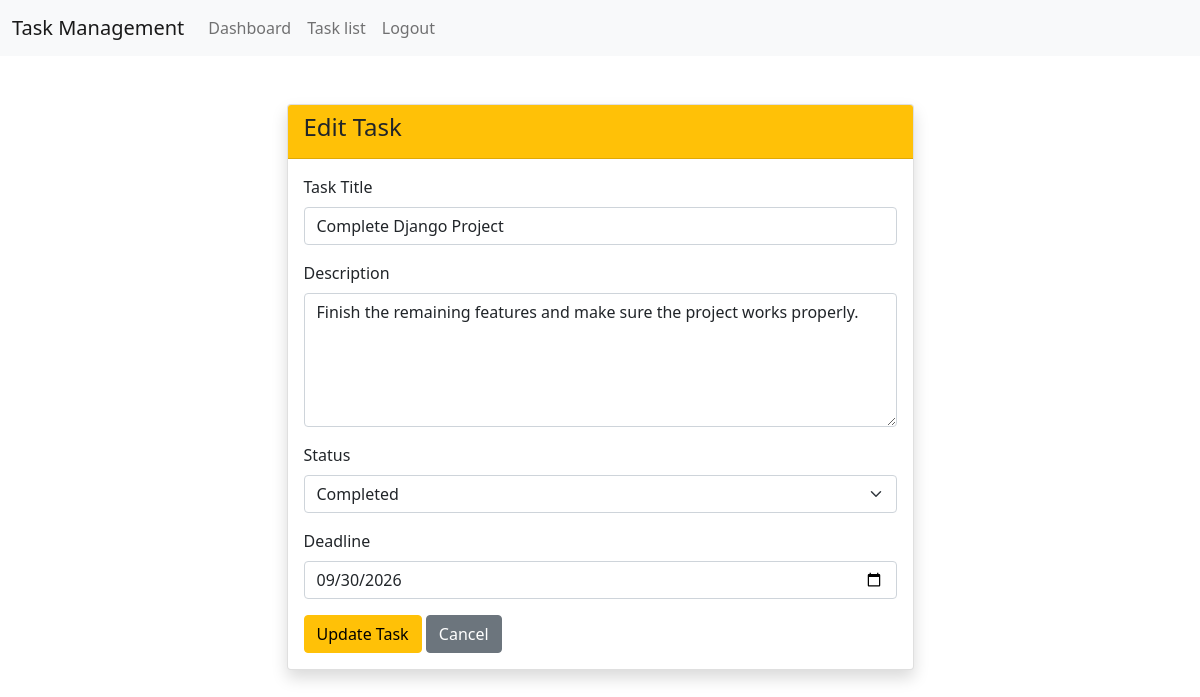
The page /edit_task/1 (signed in) on the database its author committed.
### TaskHub/models.py (models this page shows, shortened)
class TaskModel(models.Model):
    STATUS_TYPE =[
        ('not_started','not_started'),
        ('in_progress','in_progress'),
        ('completed','completed'),
    ]
    title = models.CharField(max_length=100,null=True)
    description = models.TextField(null=True)
    status = models.CharField(choices=STATUS_TYPE,max_length=20,null=True)
    deadline = models.DateField(null=True)
    created_by = models.ForeignKey(
        UserModel,
        on_delete=models.CASCADE,
        null=True,
        related_name='user_task'
    )

### TaskHub/views.py (the view, shortened to what this page needs)
# urls.py: path('edit_task/<str:t_id>',edit_task, name='edit_task'),
@login_required
def edit_task(request, t_id):
    task = TaskModel.objects.get(id=t_id)
    context = {
        'task': task
    }
    return render(request, 'pages/edit_task.html', context)

### TaskHub/templates/pages/edit_task.html (shortened to what this page needs)
{% extends 'master/base.html' %}
{% block content %}
<div class="container mt-5">
    <div class="row justify-content-center">
        <div class="col-md-7">
            <div class="card shadow">
                <div class="card-header bg-warning">
                    <h4>
                        Edit Task
                    </h4>
                </div>
                <div class="card-body">
                    <form method="POST">
                        <div class="mb-3">
                            <label class="form-label">
                                Task Title
                            </label>
                            <input type="text"
                                   name="title"
                                   class="form-control"
                                   value="{{ task.title }}"
                                   required>
                        </div>
                        <div class="mb-3">
                            <label class="form-label">
                                Description
                            </label>
                            <textarea name="description"
                                      class="form-control"
                                      rows="5">{{ task.description }}</textarea>
                        </div>
                        <div class="mb-3">
                            <label class="form-label">
                                Status
                            </label>
                            <select name="status"
                                    class="form-select">
                                <option value="completed"
                                    {% if task.status == 'completed' %}selected{% endif %}>
                                    Completed
                                </option>
                            </select>
                        </div>
                        <div class="mb-3">
                            <label class="form-label">
                                Deadline
                            </label>
                            <input type="date"
                                   name="deadline"
                                   class="form-control"
                                   value="{{ task.deadline|date:'Y-m-d' }}">
                        </div>
                        <button type="submit"
                                class="btn btn-warning">
                            Update Task
                        </button>
                        <a href="{% url 'task_list' %}"
                           class="btn btn-secondary">
                            Cancel
                        </a>
                    </form>
                </div>
            </div>
        </div>
    </div>
</div>
{% endblock %}

### rows shown on the page
TaskModel: title "Complete Django Project", description "Finish the remaining features and make sure the project works properly.", status "Completed", deadline "09/30/2026"
